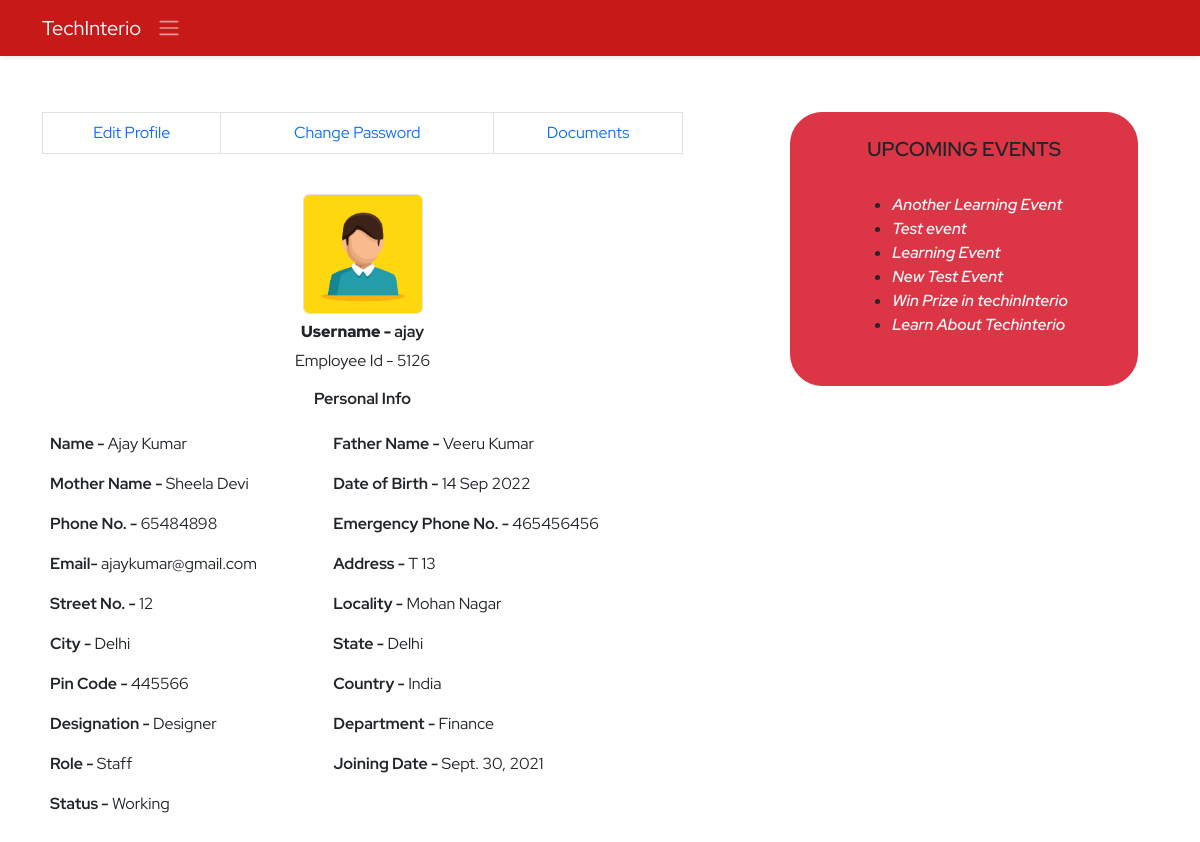
Page /ems/profile/ (signed in) on the committed database.
### ems/models.py (models this page shows, shortened)
class Employee(models.Model):
    empid=models.AutoField(primary_key=True)
    employeeid=models.IntegerField(unique=True, null=True, blank=True)
    user=models.OneToOneField(User,on_delete=models.CASCADE)
    name=models.CharField(max_length=50)
    father_name=models.CharField(max_length=50)
    mother_name=models.CharField(max_length=50,null=True,blank=True)
    avtar=models.ImageField(upload_to='employee_profile_images', blank=True , default='profile.jpg')
    dob=models.DateField()
    email=models.EmailField(max_length=100)
    mobile_no=models.IntegerField()
    emergency_mobile_no=models.IntegerField(null=True,blank=True)
    address=models.OneToOneField(Address, on_delete=models.CASCADE,blank=True, null=True,)
    designation=models.CharField(max_length=70,null=True, blank=True)
    role=models.ForeignKey(Role, on_delete=models.SET_NULL,blank=True, null=True,)
    department=models.ForeignKey(Department, on_delete=models.SET_NULL,blank=True, null=True,)
    joining_date=models.DateField(null=True, blank=True)
    status=models.CharField(max_length=15)
    @property
    def imageURL(self):
        try:
            url=self.avtar.url
        except:
            url=''
        return url

class Address(models.Model):
    user=models.OneToOneField(User,on_delete=models.CASCADE, blank=True,null=True)
    address=models.CharField(max_length=150)
    street=models.CharField(max_length=70)
    locality=models.CharField(max_length=70)
    city=models.CharField(max_length=50)
    state=models.CharField(max_length=50)
    pincode=models.FloatField(max_length=50)
    country=models.CharField(max_length=50, default='India')

class Department(models.Model):
    name=models.CharField(max_length=70, unique=True)
    description=models.TextField(max_length=200)
    created_at = models.DateTimeField(auto_now_add=True,blank=True,null=True)
    updated_at = models.DateTimeField(auto_now=True,blank=True,null=True)
    def __str__(self):
        return self.name

class Role(models.Model):
    name=models.CharField(max_length=70, unique=True)
    description=models.TextField(max_length=200)
    created_at = models.DateTimeField(auto_now_add=True,blank=True,null=True)
    updated_at = models.DateTimeField(auto_now=True,blank=True,null=True)
    def __str__(self):
        return self.name

class Events(models.Model):
    title=models.CharField(max_length=150)
    description=models.TextField(max_length=300)
    created_at=models.DateTimeField(auto_now_add=True)
    updated_at=models.DateTimeField(auto_now=True)
    image=models.ImageField(upload_to='events',null=True,blank=True)
    date=models.DateField()
    is_completed=models.BooleanField(default=False)

### ems/views.py (the view, shortened to what this page needs)
# urls.py: path('profile/',profile,name='profile'),
def profile(request):
    context={}
    try:
        if request.user.is_authenticated:
            if not request.user.is_superuser:
                try:
                    events=Events.objects.exclude(is_completed=True).order_by('-id')[:10]
                    profile=Employee.objects.get(user=request.user)
                    address=Address.objects.get(user=request.user)
                    dob=str(profile.dob).split('-')
                    now=datetime.now()
                    day=now.day
                    month=now.month
                    year=now.year
                    dob_day=int(dob[2])
                    dob_month=int(dob[1])
                    dob_year=int(dob[0])
                    name=str(profile.name).split(' ')
                    if dob_month == month and dob_day == day:
                        print('Happy Birthday to ',profile.name)
                        context['birthday']=True
                        context['name']=name[0]
                    else:
                        context['birthday']=False
                    if profile.joining_date != '':
                        print('inside annivarsary')
                        joining_date=str(profile.joining_date).split('-')
                        j_day=int(joining_date[2])
                        j_month=int(joining_date[1])
                        j_year=int(joining_date[0])
                        completed_yers=year-j_year
                    else:
                        messages.warning(request,'Please Add Joining Date!')
                    context['profile']=profile
                    context['address']=address
                    context['events']=events
                except Exception as e:
                    print('Profile Inside Exception : ',e)
                    messages.warning(request, 'Profile Not found Please contact Admin')
                    return redirect('ems:ems')
                return render(request,'ems/profile.html',context)
            else:
                return redirect('ems:ems')
        else:
            messages.warning(request,'Please Login!')
            return redirect('home:login')
    except Exception as e:
        print('Profile Exception : ',e)
    return redirect('/')

### ems/templates/ems/profile.html (shortened to what this page needs)
{% extends './base.html' %}
{% block body %}
<section class="py-5">
    <div class="container">
        <div class="row d-flex justify-content-between">
            <div class="col-7 ">
                <table class="table table-bordered">
                    <tr class="text-center">
                        <td class=""><a href="{% url 'ems:profile-edit' %}">Edit Profile</a></td>
                        <td class=""><a href="" data-bs-toggle="modal" data-bs-target="#changePassword" >Change Password</a></td>
                        <td><a href="{% url 'ems:documents' %}">Documents</a></td>
                    </tr>
                </table>
                <div class="personal-info">
                    <table class="table table-borderless">
                        <tr>
                            <td colspan="2">
                                <div class="avtar d-flex align-items-center flex-column">
                                    <img src="{{profile.imageURL}}" alt="" class="rounded border ">
                                    <div class="d-flex justify-content-between align-items-center">
                                        <h6 class="m-2 profile-title"><b>Username - </b>{{profile.user.username}}</h6>
                                    </div>
                                    <span>Employee Id - {{profile.employeeid}}</span>
                                </div>
                            </td>
                        </tr>
                        <tr>
                            <td colspan="2">
                              <h6 class="text-center profile-title">Personal Info</h6>
                            </td>
                        </tr>
                        <tr>
                            <td><b>Name - </b>{{profile.name}}</td>
                            <td><b>Father Name - </b>{{profile.father_name}}</td>
                        </tr>
                        <tr>
                            <td><b>Mother Name - </b>{{profile.mother_name}}</td>
                            <td><b>Date of Birth - </b>{{profile.dob |date:'d M Y'}}</td>
                        </tr>
                        <tr>
                            <td><b>Phone No. - </b>{{profile.mobile_no}}</td>
                            <td><b>Emergency Phone No. - </b>{{profile.emergency_mobile_no}}</td>
                        </tr>
                        <tr>
                            <td><b>Email- </b>{{profile.email}}</td>
                            <td><b>Address - </b>{{address.address}}</td>
                        </tr>
                        <tr>
                            <td><b>Street No. - </b>{{address.street}}</td>
                            <td><b>Locality - </b>{{address.locality}}</td>
                        </tr>
                        <tr>
                            <td><b>City - </b>{{address.city}}</td>
                            <td><b>State - </b>{{address.state}}</td>
                        </tr>
                        <tr>
                            <td><b>Pin Code - </b>{{address.pincode|floatformat:'0'}}</td>
                            <td><b>Country - </b>{{address.country}}</td>
                        </tr>
                        <tr>
                            <td><b>Designation - </b>{{profile.designation}}</td>
                            <td><b>Department - </b>{{profile.department}}</td>
                        </tr>
                        <tr>
                            <td><b>Role - </b>{{profile.role}}</td>
                            <td><b>Joining Date - </b>{{profile.joining_date}}</td>
                        </tr>
                        <tr>
                            <td><b>Status - </b>{{profile.status}}</td>
                        </tr>
                    </table>
                </div>
            </div>
            <div class="col-4 ">
                <div class="row gy-4">
                    <div class="col-11 border rounded-5 border-danger  py-4 px-2 d-flex justify-content-center flex-column align-items-center bg-danger">
                        <h6 class="events-title text-center mb-2 fw-semibold text-uppercase">Upcoming Events</h6>
                        <ul class="my-4">
                            {% for event in events  %}
                            <li><a href="{% url 'ems:event' event.id %}" class="fw-semibold text-light fst-italic">{{event.title}}</a></li>
                            {% endfor %}
                        </ul>
                    </div>
                </div>
            </div>
        </div>
    </div>
</section>
{% endblock body %}

### static/css/style.css (style rules this page uses)
* { margin: 0; padding: 0; box-sizing: border-box; }
:root { --body-font: 'Red Hat Display', sans-serif; --second-font: 'Kaushan Script', cursive; --biggest-font-size: 2rem; --bigger-font-size: 1.5rem; --big-font-size: 1.25rem; --h1-font-size: 1.5rem; --h2-font-size: 1.25rem; --h3-font-size: 1rem; --normal-font-size: .938rem; --small-font-size: .813rem; --smaller-font-size: .75rem; --font-bold: 700; --font-black: 900; }
@media screen and (min-width: 1024px) { :root { --biggest-font-size: 6rem; --bigger-font-size: 3.5rem; --big-font-size: 2.75rem; --h1-font-size: 2.25rem; --h2-font-size: 1.5rem; --h3-font-size: 1.25rem; --normal-font-size: 1rem; --small-font-size: .875rem; --smaller-font-size: .813rem; --bs-modal-width:700px; } }
* { box-sizing: border-box; padding: 0; margin: 0; }
html { scroll-behavior: smooth; }
body, button, label, select, input { font-family: var(--body-font); font-size: var(--normal-font-size); }
a { text-decoration: none; }
img { max-width: 100%; height: auto; }
.avtar img { height: 120px; margin-top: 1rem; width: 120px; object-fit: cover; object-position: center; }
.profile-title { font-weight: var(--font-bold); font-size: var(--normal-font); }
.events-title { font-size:var(--h3-font-size) ; }

### rows in the picture
Employee: imageURL (placeholder picture), user.username "ajay", employeeid "5126", name "Ajay Kumar", father_name "Veeru Kumar", mother_name "Sheela Devi", dob "14 Sep 2022", mobile_no "65484898", emergency_mobile_no "465456456", email "ajaykumar@gmail.com", designation "Designer", department "Finance", role "Staff", joining_date "Sept. 30, 2021", status "Working"
Address: address "T 13", street "12", locality "Mohan Nagar", city "Delhi", state "Delhi", pincode "445566", country "India"
Events: title "Another Learning Event"
Events: title "Test event"
Events: title "Learning Event"
Events: title "New Test Event"
Events: title "Win Prize in techinInterio"
Events: title "Learn About Techinterio"
